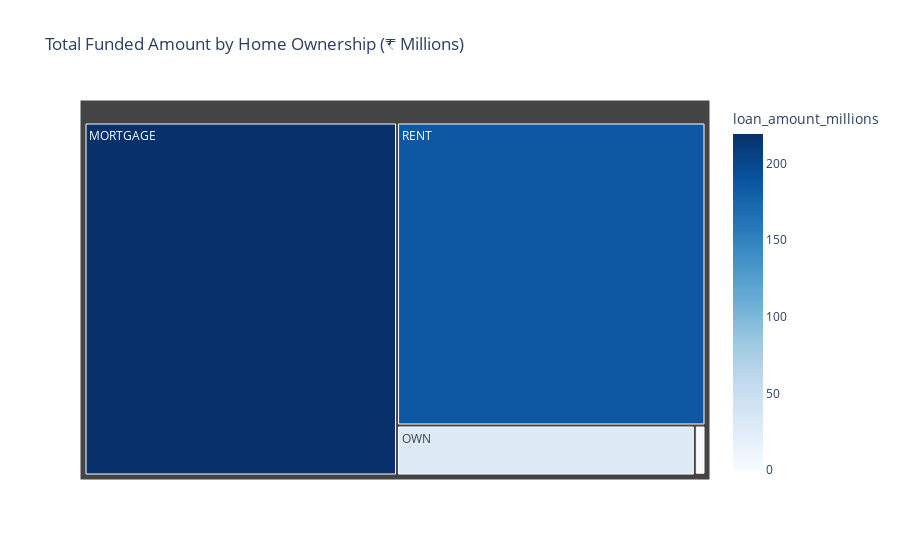

Source (notebook cell):
### Markdown cell above
### Home OwnerShip for Total Funded Amount

### Code cell
home_funding = df.groupby('home_ownership')['loan_amount'].sum().reset_index()
home_funding['loan_amount_millions'] = home_funding['loan_amount'] / 1_000_000

fig = px.treemap(
    home_funding,
    path=['home_ownership'],
    values='loan_amount_millions',
    color='loan_amount_millions',
    color_continuous_scale='Blues',
    title='Total Funded Amount by Home Ownership (₹ Millions)'
)

fig.show()

### Figure 1 — Plotly figure (JSON) as saved in the notebook; plotly's stock layout.template omitted (floating-point values rounded to 4 significant figures)
{"data": [{"branchvalues": "total", "customdata": [[219.3], [0.0168], [1.045], [29.6], [185.8]], "domain": {"x": [0, 1], "y": [0, 1]}, "hovertemplate": "labels=%{label}<br>loan_amount_millions_sum=%{value}<br>parent=%{parent}<br>id=%{id}<br>loan_amount_millions=%{color}<extra></extra>", "ids": ["MORTGAGE", "NONE", "OTHER", "OWN", "RENT"], "labels": ["MORTGAGE", "NONE", "OTHER", "OWN", "RENT"], "marker": {"coloraxis": "coloraxis", "colors": [219.3, 0.0168, 1.045, 29.6, 185.8]}, "name": "", "parents": ["", "", "", "", ""], "type": "treemap", "values": [219.3, 0.0168, 1.045, 29.6, 185.8]}], "layout": {"coloraxis": {"colorbar": {"title": {"text": "loan_amount_millions"}}, "colorscale": [[0, "rgb(247,251,255)"], [0.125, "rgb(222,235,247)"], [0.25, "rgb(198,219,239)"], [0.375, "rgb(158,202,225)"], [0.5, "rgb(107,174,214)"], [0.625, "rgb(66,146,198)"], [0.75, "rgb(33,113,181)"], [0.875, "rgb(8,81,156)"], [1, "rgb(8,48,107)"]]}, "legend": {"tracegroupgap": 0}, "title": {"text": "Total Funded Amount by Home Ownership (₹ Millions)"}}}
